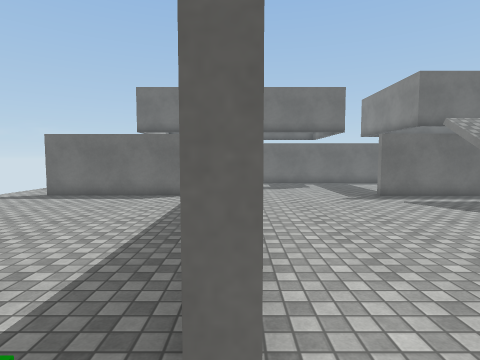
[1] (above)

16 first-person views from a walk through a 3-D level made in the Unity game engine. The camera is 1.5 m above the floor, tilts 4° down and sees 80° across. The floor is counted in squares, 1 m on a side. Each view is taken from the middle of a square. On the plan, view 1 faces up. The plan holds only what a view shows up to about 14 squares ahead; the rest is blank. The place goes on beyond the plan. Surface patterns are stand-ins for the level's own textures.

[2]
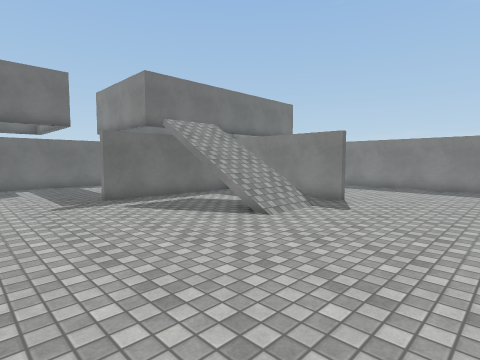

[3]
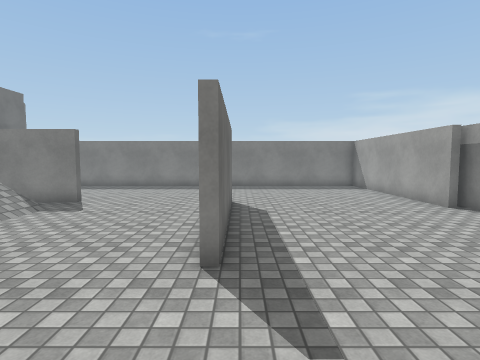

[4]
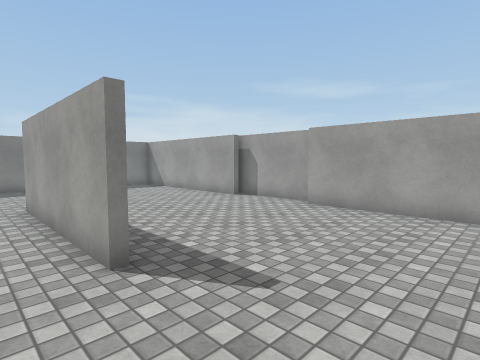

[5]
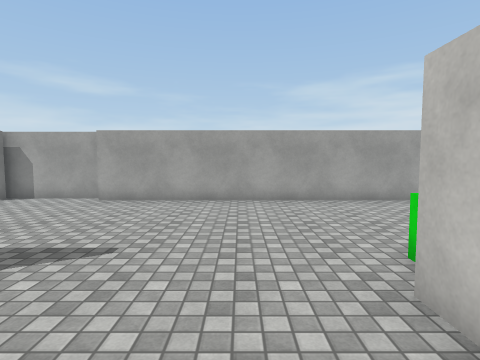

[6]
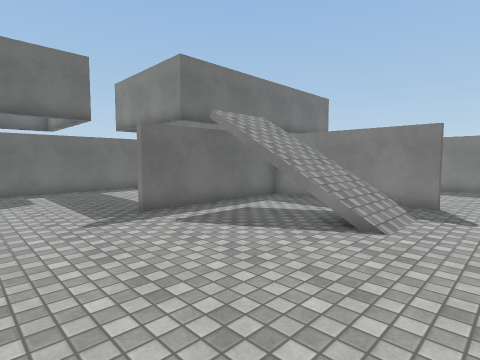

[7]
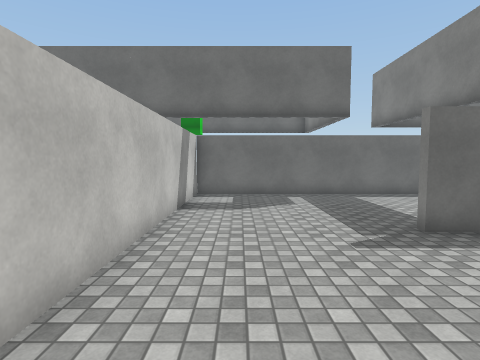

[8]
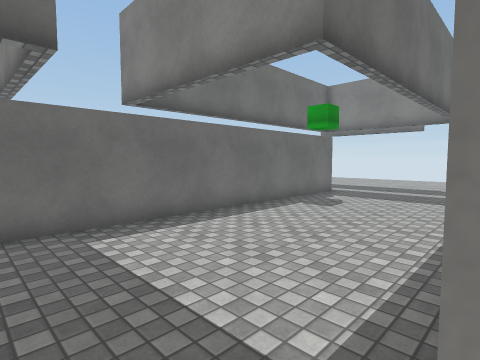

[9]
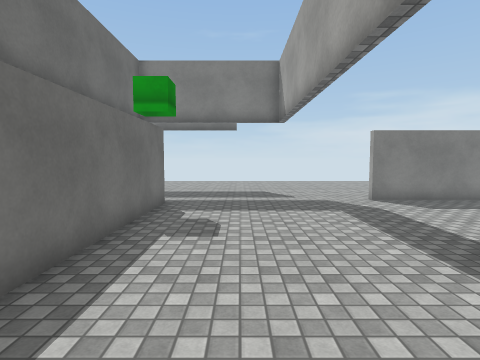

[10]
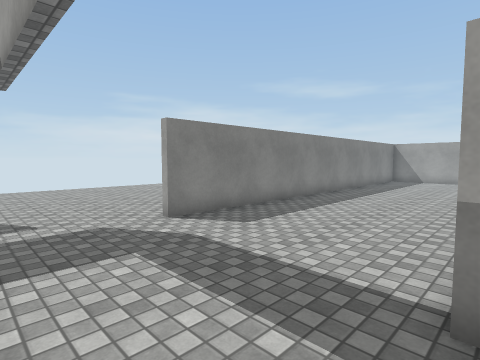

[11]
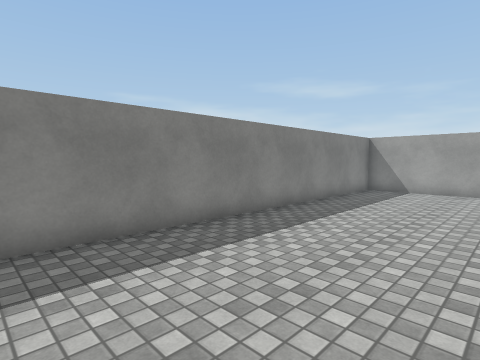

[12]
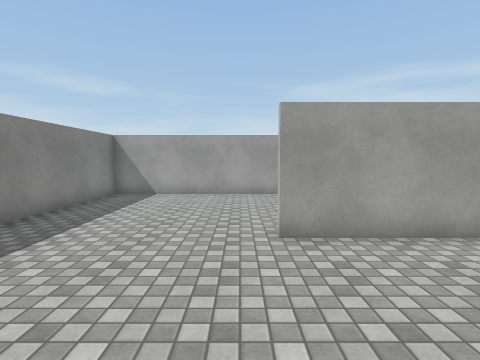

[13]
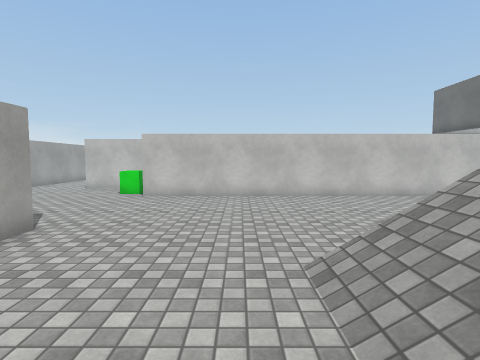

[14]
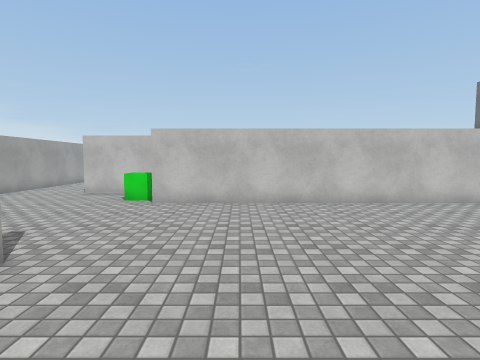

[15]
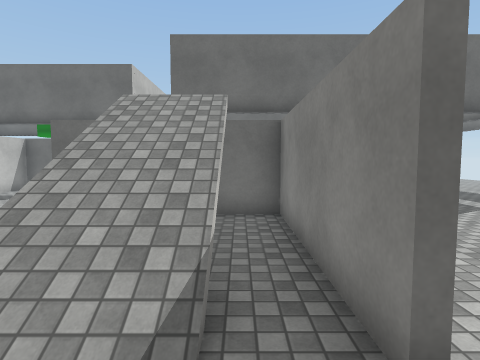

[16]
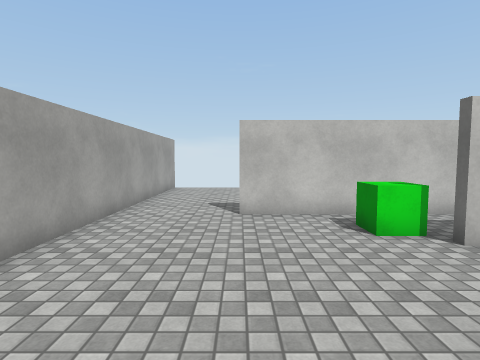

### Floor plan
Points are (right, up) in squares from view 1. A wall is a line through its corners. A room is listed if a view was taken in it or the views show most of it. See-through windows are left out.
Room 1 (views 1, 2, 3, 4, 5, 6, 7, 8, 9, 10, 11, 12, 13, 14, 15, 16)
walls: (12.5, 5.8) (12.1, 5.8) (12.1, 11.9) (5.8, 11.9) (5.8, 12.2); (5.9, 0.6) (12.2, 0.6); (11.6, 0.3) (5.9, 0.3); (-2.8, 3) (-2.8, -3); (10.9, -6.5) (18.5, -6.5) (18.5, 11.1); (7.4, -7.1) (11.2, -7.1); (18, 18.6) (0.1, 18.6) (0.1, 0.9); (-1.5, -6.5) (7.2, -6.5)
ways out: opening at (-2.3, -5); opening at (-1.5, 4); opening at (19, 19)
objects: green cube (-1, 0) to (-1, 1)

Positions as (right, up) in squares from view 1, and headings:
1: (0, 0), facing up
2: (2, 1), facing up-right
3: (2, 0), facing right
4: (2, 2), facing down-right
5: (2, 4), facing down
6: (2, 4), facing up-right
7: (2, 6), facing up
8: (5, 12), facing up-right
9: (8, 16), facing right
10: (12, 15), facing down-right
11: (13, 8), facing down-right
12: (13, 6), facing down
13: (12, 5), facing left
14: (10, 4), facing left
15: (11, 4), facing up
16: (5, -3), facing left
